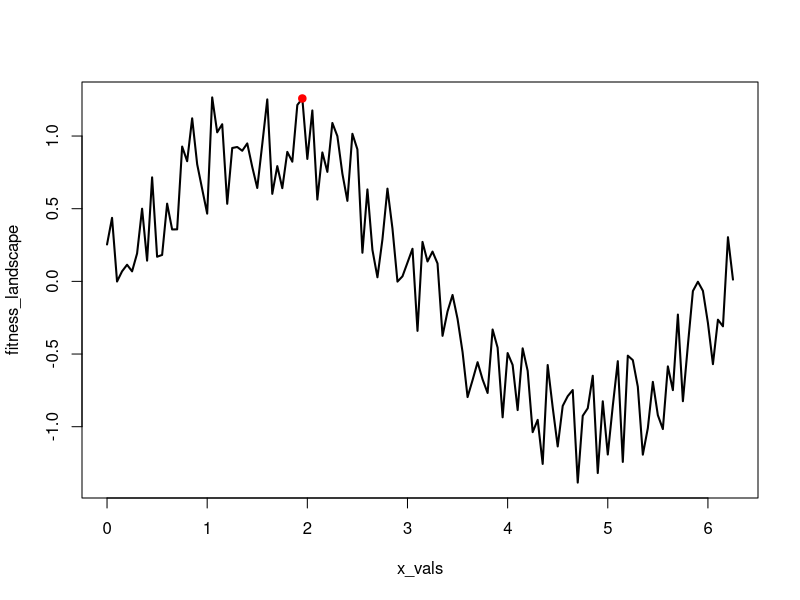

Recreate this plot in R.
x_vals            <- seq(from = 0, to = 2*pi, by = 0.05);
x_shifts          <- runif(n = length(x_vals), min = -0.4, max = 0.4);
fitness_landscape <- sin(x_vals) + x_shifts;

solution <- sample(x = 1:length(x_vals), size = 1);
kmax     <- 10000;
k        <- 0;
while(k < kmax){
  temp       <- 1 - (1 + k) / kmax;
  fitness    <- fitness_landscape[solution];
  neighbour  <- sample(x = -10:10, size = 1);
  x_sample   <- solution + neighbour;
  if(x_sample < 1){
    x_sample <- 1;
  }
  if(x_sample > length(fitness_landscape)){
    x_sample <- length(fitness_landscape);
  }
  fitness_n  <- fitness_landscape[x_sample];
  if(fitness_n < fitness){
    pr_jump <- exp(-(fitness - fitness_n) / temp);
    rand_pr <- runif(n = 1, min = 0, max = 1);
    if(pr_jump > rand_pr){
      solution <- x_sample;
    }
  }else{
    solution <- x_sample;
  }
  k <- k + 1;
}

plot(x = x_vals, y = fitness_landscape, type = "l", lwd = 2);
points(x = x_vals[solution], y = fitness_landscape[solution],
       col = "red", pch = 20, cex = 1.5);
